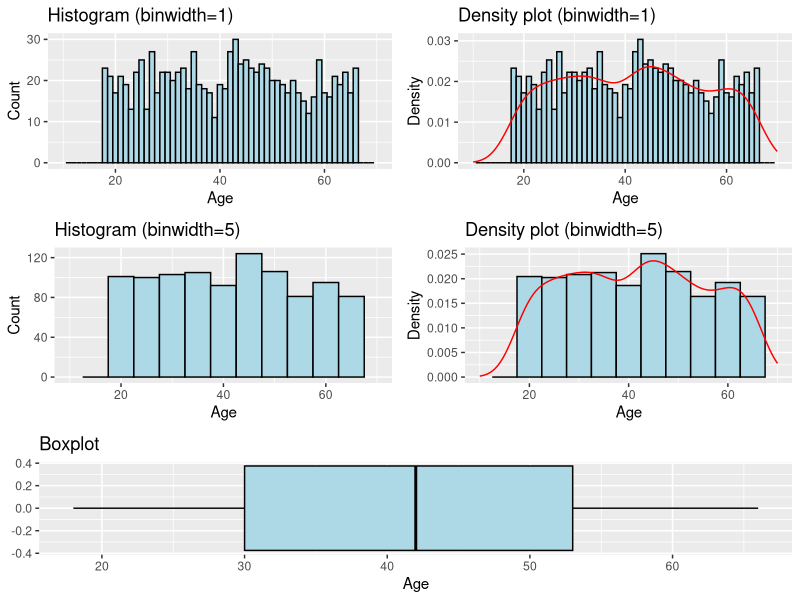
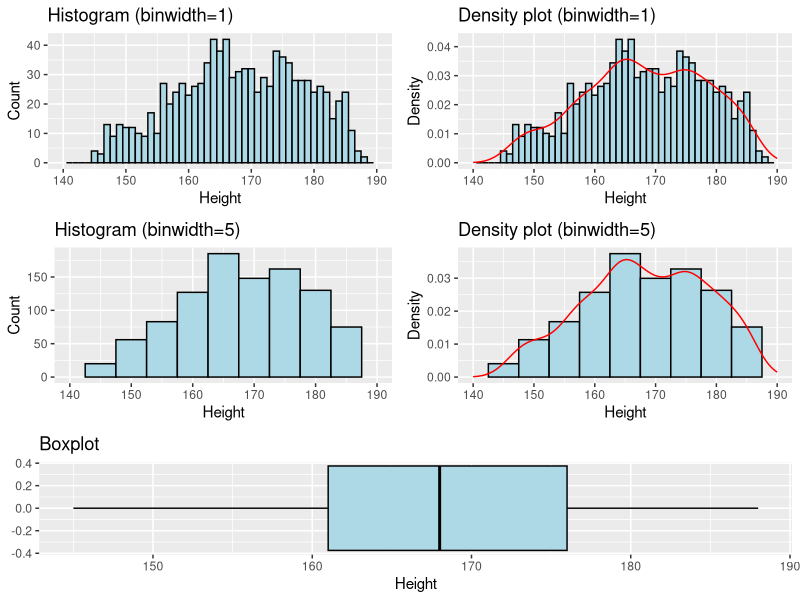
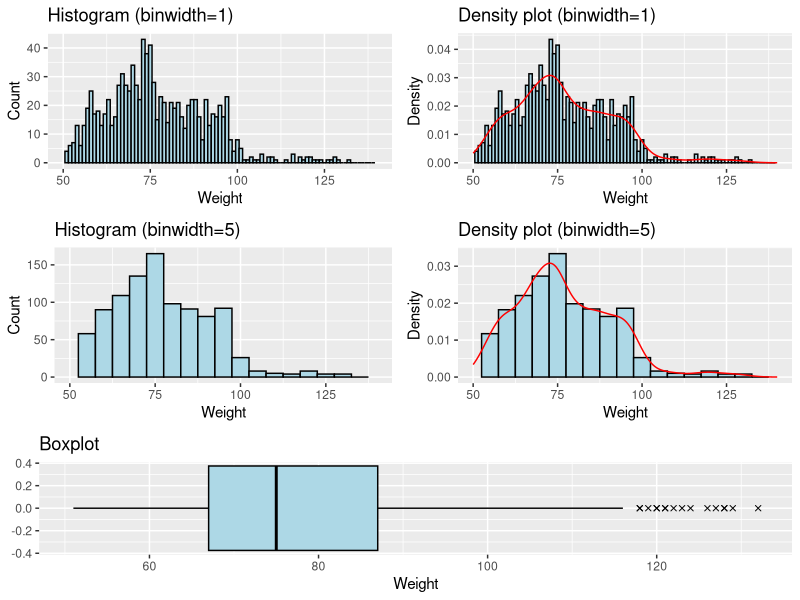
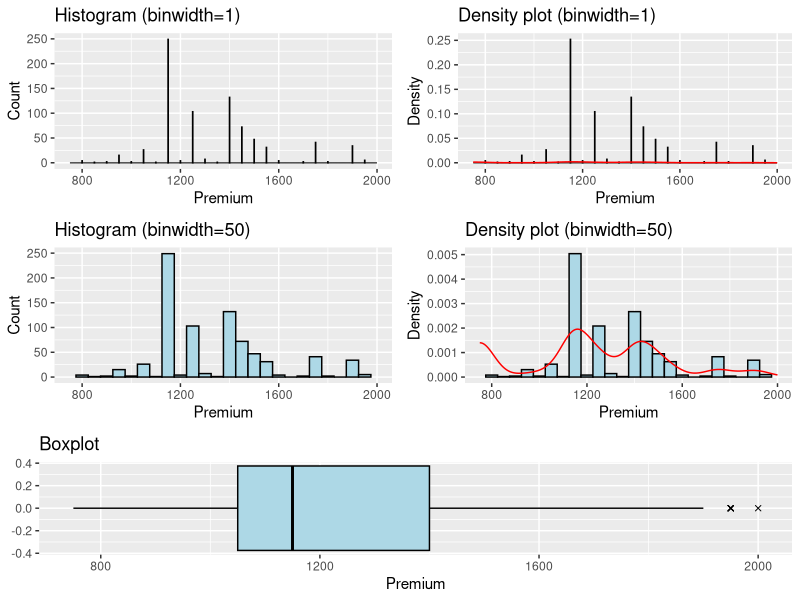
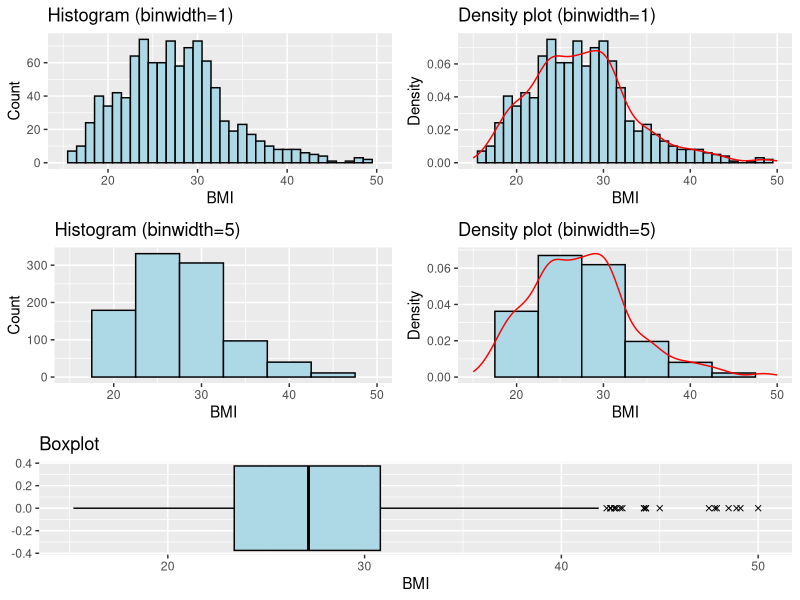
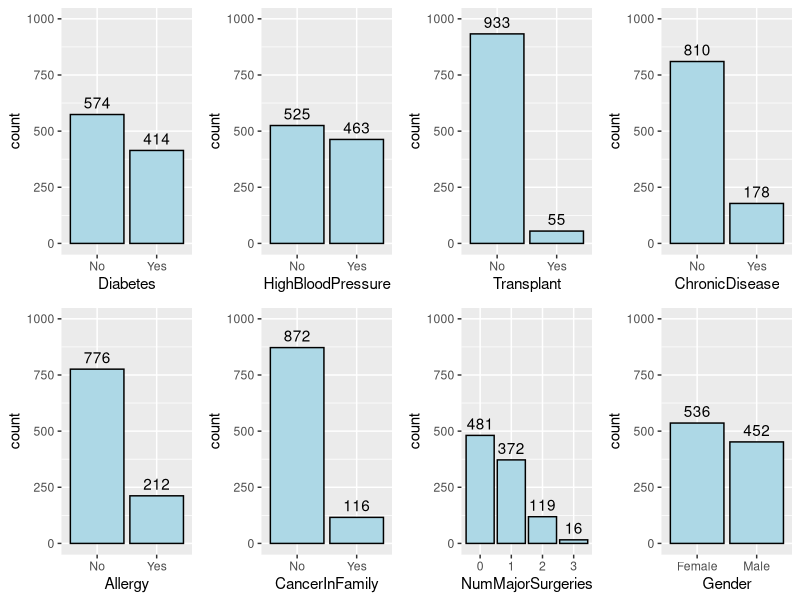
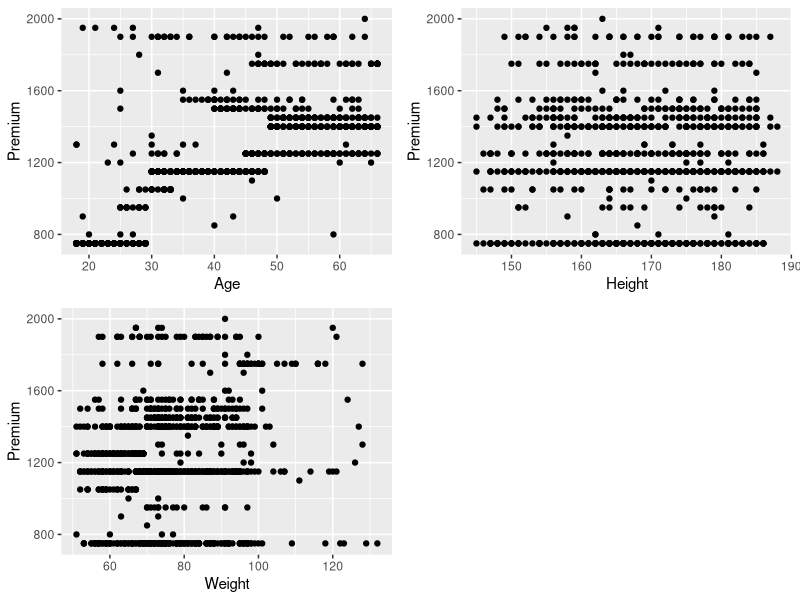
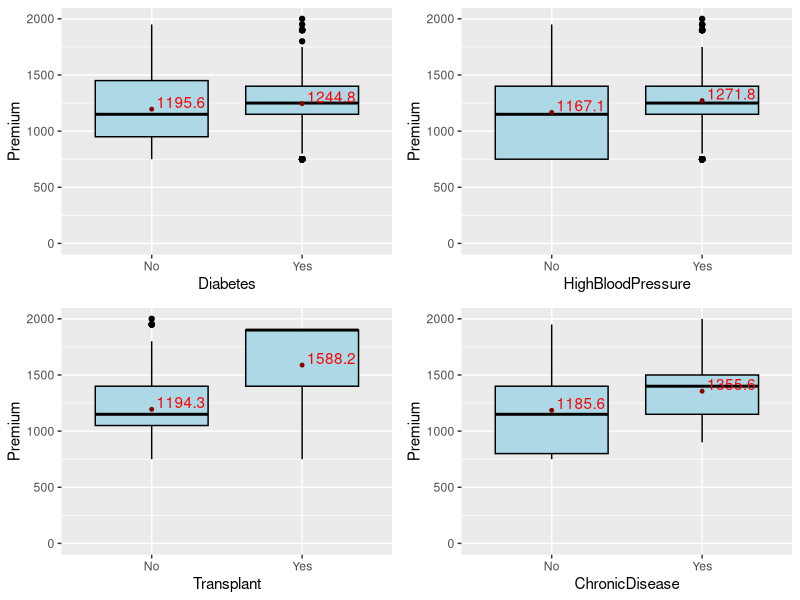

The R source for these figures, in order:
## ---- chunk 1
knitr::opts_chunk$set(echo = TRUE)
library(data.table)
library(tidyverse)
library(ggplot2)
library(cowplot)

# set your working directory here
setwd("C:/Users/user/Documents/Github/re6013_assignment") # chuanxin's wd
## ---- chunk 2
# read in data
premium2.dt <- fread("premium2.csv")


# check data
dim(premium2.dt)
head(premium2.dt)
summary(premium2.dt)
## ---- chunk 3
# create the BMI variable
premium2.dt$BMI <- round(premium2.dt$Weight / ((premium2.dt$Height/100)^2), 1)


# check data
dim(premium2.dt)
head(premium2.dt)
summary(premium2.dt)
## ---- chunk 4
# Age: Age of the client (years) 
#       --> continuous variable, integer variable type, no change needed


# Diabetes: Presence (1) or Absence (0) of the disease.
#       --> unordered factor variable, integer variable type. turn it into a factor
premium2.dt$Diabetes <- factor(premium2.dt$Diabetes, levels = c(0, 1), labels = c("No", "Yes"))
# premium2.dt$Diabetes <- factor(premium2.dt$Diabetes, levels = c(0, 1))


# HighBloodPressure: Presence (1) or Absence (0) of the disease.
#       --> unordered factor variable, integer variable type. turn it into a factor
premium2.dt$HighBloodPressure <- factor(premium2.dt$HighBloodPressure, levels = c(0, 1), labels = c("No", "Yes"))
# premium2.dt$HighBloodPressure <- factor(premium2.dt$HighBloodPressure, levels = c(0, 1))


# Transplant: Organ Transplant Surgery Ever Done (1: Yes, 0: No). 
#       --> unordered factor variable, integer variable type. turn it into a factor
premium2.dt$Transplant <- factor(premium2.dt$Transplant, levels = c(0, 1), labels = c("No", "Yes"))
# premium2.dt$Transplant <- factor(premium2.dt$Transplant, levels = c(0, 1))


# ChronicDisease: Other Chronic Disease besides Diabetes or High Blood Pressure (1: Yes, 0: No). 
#       --> unordered factor variable, integer variable type turn it into a factor
premium2.dt$ChronicDisease <- factor(premium2.dt$ChronicDisease, levels = c(0, 1), labels = c("No", "Yes"))
# premium2.dt$ChronicDisease <- factor(premium2.dt$ChronicDisease, levels = c(0, 1))


# Height: Height (cm). 
#       --> continuous variable, integer variable type, no change needed


# Weight: Weight (kg). 
#       --> continuous variable, integer variable type, no change needed


# Allergy: Known Allergy (1: Yes, 0: No). 
#       --> unordered factor variable, integer variable type. turn it into a factor
premium2.dt$Allergy <- factor(premium2.dt$Allergy, levels = c(0, 1), labels = c("No", "Yes"))
# premium2.dt$Allergy <- factor(premium2.dt$Allergy, levels = c(0, 1))


# CancerInFamily: Does any family member had/have Cancer (1: Yes, 0: No).
#       --> unordered factor variable, integer variable type turn it into a factor
premium2.dt$CancerInFamily <- factor(premium2.dt$CancerInFamily, levels = c(0, 1), labels = c("No", "Yes"))
# premium2.dt$CancerInFamily <- factor(premium2.dt$CancerInFamily, levels = c(0, 1))


# NumMajorSurgeries: Number of Major Surgeries Done, excluding Organ Transplant.
#       --> continuous variable, integer variable type
#       --> however, while NumMajorSurgeries could theoretically take on any continuous integer value, it practically is limited to very few values because a human can only go through that many major surgeries. therefore, an argument can be made for this to be a factor variable
#       --> particularly in this case, where NumMajorSurgeries only takes on integers 0,1,2,3, we should treat it as a factor variable
premium2.dt$NumMajorSurgeries <- factor(premium2.dt$NumMajorSurgeries, levels = c(0, 1, 2, 3), labels = c(0, 1, 2, 3))
# premium2.dt$NumMajorSurgeries <- factor(premium2.dt$NumMajorSurgeries, levels = c(0, 1, 2, 3))


# Gender: (1: Male, 0: Female). 
#       --> unordered factor variable, integer variable type turn it into a factor
premium2.dt$Gender <- factor(premium2.dt$Gender, levels = c(0, 1), labels = c("Female", "Male"))
# premium2.dt$Gender <- factor(premium2.dt$Gender, levels = c(0, 1))


# Premium: Annual Premium Payable by client (Singapore Dollars)
#       --> continuous variable, integer variable type, no change needed


# BMI: continuous variable created in Question 1. It is a ratio
#       --> continuous variable, double variable type, no change needed 


# check data
dim(premium2.dt)
head(premium2.dt)
summary(premium2.dt)
## ---- chunk 5
# check for missing data, such as NA etc
any(is.na(premium2.dt)) 
#       --> there are no missing data, all good!

min(premium2.dt$Age)
max(premium2.dt$Age)
# check Age: min=18, max=66
#       --> acceptable range

min(premium2.dt$Height)
max(premium2.dt$Height)
# check Height: min=145, max=188
#       --> acceptable range

min(premium2.dt$Weight)
max(premium2.dt$Weight)
# check Weight: Weight=51, max=132
#       --> take a look at those with very high weights, just to be sure
checkWeight.dt <- premium2.dt %>%
  filter(Weight >= 100)
checkWeight.dt
# turns out, there are 47 entries of people with Weight >= 100kg. This suggests that the maximum weight of 132kg is not an anomaly/outlier, and does not need to be removed
#       --> acceptable range... if you can say 132kg is acceptable

min(premium2.dt$Premium)
max(premium2.dt$Premium)
# check Premium: min=750, max=2000
#       --> acceptable range

min(premium2.dt$BMI)
max(premium2.dt$BMI)
# check BMI: min=15.2, max=50
#       --> acceptable range, since we find the original range of values of Height and Weight to be acceptable 


# check data
dim(premium2.dt)
head(premium2.dt)
summary(premium2.dt)
## ---- chunk 6
plot1 <- ggplot(data=premium2.dt, aes(Age)) + 
  geom_histogram(binwidth = 1, col="black", fill="lightblue") + 
  labs(title="Histogram (binwidth=1)", x="Age", y="Count") +
  scale_x_continuous(limits=c(10,70)) 

plot2 <- ggplot(data=premium2.dt, aes(Age)) + 
  geom_histogram(binwidth = 1, col="black", fill="lightblue", aes(y=..density..)) + 
  geom_density(colour="red") + 
  labs(title="Density plot (binwidth=1)", x="Age", y="Density") +
  scale_x_continuous(limits=c(10,70)) 

plot3 <- ggplot(data=premium2.dt, aes(Age)) + 
  geom_histogram(binwidth = 5, col="black", fill="lightblue") + 
  labs(title="Histogram (binwidth=5)", x="Age", y="Count") +
  scale_x_continuous(limits=c(10,70)) 

plot4 <- ggplot(data=premium2.dt, aes(Age)) + 
  geom_histogram(binwidth = 5, col="black", fill="lightblue", aes(y=..density..)) + 
  geom_density(colour="red") + 
  labs(title="Density plot (binwidth=5)", x="Age", y="Density") +
  scale_x_continuous(limits=c(10,70)) 

plot5 <- ggplot(data=premium2.dt, aes(Age)) + 
  geom_boxplot(col="black", fill="lightblue", outlier.shape=4) + 
    labs(title="Boxplot", x="Age")

plot1_4 <- plot_grid(plot1, plot2, plot3, plot4, ncol=2)
plot_grid(plot1_4, plot5, ncol=1, rel_heights = c(5,2))
## ---- chunk 7
plot1 <- ggplot(data=premium2.dt, aes(Height)) + 
  geom_histogram(binwidth = 1, col="black", fill="lightblue") + 
  labs(title="Histogram (binwidth=1)", x="Height", y="Count") +
  scale_x_continuous(limits=c(140,190)) 

plot2 <- ggplot(data=premium2.dt, aes(Height)) + 
  geom_histogram(binwidth = 1, col="black", fill="lightblue", aes(y=..density..)) + 
  geom_density(colour="red") + 
  labs(title="Density plot (binwidth=1)", x="Height", y="Density") +
  scale_x_continuous(limits=c(140,190)) 

plot3 <- ggplot(data=premium2.dt, aes(Height)) + 
  geom_histogram(binwidth = 5, col="black", fill="lightblue") + 
  labs(title="Histogram (binwidth=5)", x="Height", y="Count") +
  scale_x_continuous(limits=c(140,190)) 

plot4 <- ggplot(data=premium2.dt, aes(Height)) + 
  geom_histogram(binwidth = 5, col="black", fill="lightblue", aes(y=..density..)) + 
  geom_density(colour="red") + 
  labs(title="Density plot (binwidth=5)", x="Height", y="Density") +
  scale_x_continuous(limits=c(140,190)) 

plot5 <- ggplot(data=premium2.dt, aes(Height)) + 
  geom_boxplot(col="black", fill="lightblue", outlier.shape=4) + 
    labs(title="Boxplot", x="Height")

plot1_4 <- plot_grid(plot1, plot2, plot3, plot4, ncol=2)
plot_grid(plot1_4, plot5, ncol=1, rel_heights = c(5,2))
## ---- chunk 8
plot1 <- ggplot(data=premium2.dt, aes(Weight)) + 
  geom_histogram(binwidth = 1, col="black", fill="lightblue") + 
  labs(title="Histogram (binwidth=1)", x="Weight", y="Count") +
  scale_x_continuous(limits=c(50,140)) 

plot2 <- ggplot(data=premium2.dt, aes(Weight)) + 
  geom_histogram(binwidth = 1, col="black", fill="lightblue", aes(y=..density..)) + 
  geom_density(colour="red") + 
  labs(title="Density plot (binwidth=1)", x="Weight", y="Density") +
  scale_x_continuous(limits=c(50,140)) 

plot3 <- ggplot(data=premium2.dt, aes(Weight)) + 
  geom_histogram(binwidth = 5, col="black", fill="lightblue") + 
  labs(title="Histogram (binwidth=5)", x="Weight", y="Count") +
  scale_x_continuous(limits=c(50,140)) 

plot4 <- ggplot(data=premium2.dt, aes(Weight)) + 
  geom_histogram(binwidth = 5, col="black", fill="lightblue", aes(y=..density..)) + 
  geom_density(colour="red") + 
  labs(title="Density plot (binwidth=5)", x="Weight", y="Density") +
  scale_x_continuous(limits=c(50,140)) 

plot5 <- ggplot(data=premium2.dt, aes(Weight)) + 
  geom_boxplot(col="black", fill="lightblue", outlier.shape=4) + 
    labs(title="Boxplot", x="Weight")

plot1_4 <- plot_grid(plot1, plot2, plot3, plot4, ncol=2)
plot_grid(plot1_4, plot5, ncol=1, rel_heights = c(5,2))
## ---- chunk 9
plot1 <- ggplot(data=premium2.dt, aes(Premium)) + 
  geom_histogram(binwidth = 1, col="black", fill="lightblue") + 
  labs(title="Histogram (binwidth=1)", x="Premium", y="Count") +
  scale_x_continuous(limits=c(750,2000)) 

plot2 <- ggplot(data=premium2.dt, aes(Premium)) + 
  geom_histogram(binwidth = 1, col="black", fill="lightblue", aes(y=..density..)) + 
  geom_density(colour="red") + 
  labs(title="Density plot (binwidth=1)", x="Premium", y="Density") +
  scale_x_continuous(limits=c(750,2000)) 

plot3 <- ggplot(data=premium2.dt, aes(Premium)) + 
  geom_histogram(binwidth = 50, col="black", fill="lightblue") + 
  labs(title="Histogram (binwidth=50)", x="Premium", y="Count") +
  scale_x_continuous(limits=c(750,2000)) 

plot4 <- ggplot(data=premium2.dt, aes(Premium)) + 
  geom_histogram(binwidth = 50, col="black", fill="lightblue", aes(y=..density..)) + 
  geom_density(colour="red") + 
  labs(title="Density plot (binwidth=50)", x="Premium", y="Density") +
  scale_x_continuous(limits=c(750,2000)) 

plot5 <- ggplot(data=premium2.dt, aes(Premium)) + 
  geom_boxplot(col="black", fill="lightblue", outlier.shape=4) + 
    labs(title="Boxplot", x="Premium")

plot1_4 <- plot_grid(plot1, plot2, plot3, plot4, ncol=2)
plot_grid(plot1_4, plot5, ncol=1, rel_heights = c(5,2))

## ---- chunk 10
plot1 <- ggplot(data=premium2.dt, aes(BMI)) + 
  geom_histogram(binwidth = 1, col="black", fill="lightblue") + 
  labs(title="Histogram (binwidth=1)", x="BMI", y="Count") +
  scale_x_continuous(limits=c(15,50)) 

plot2 <- ggplot(data=premium2.dt, aes(BMI)) + 
  geom_histogram(binwidth = 1, col="black", fill="lightblue", aes(y=..density..)) + 
  geom_density(colour="red") + 
  labs(title="Density plot (binwidth=1)", x="BMI", y="Density") +
  scale_x_continuous(limits=c(15,50)) 

plot3 <- ggplot(data=premium2.dt, aes(BMI)) + 
  geom_histogram(binwidth = 5, col="black", fill="lightblue") + 
  labs(title="Histogram (binwidth=5)", x="BMI", y="Count") +
  scale_x_continuous(limits=c(15,50)) 

plot4 <- ggplot(data=premium2.dt, aes(BMI)) + 
  geom_histogram(binwidth = 5, col="black", fill="lightblue", aes(y=..density..)) + 
  geom_density(colour="red") + 
  labs(title="Density plot (binwidth=5)", x="BMI", y="Density") +
  scale_x_continuous(limits=c(15,50)) 

plot5 <- ggplot(data=premium2.dt, aes(BMI)) + 
  geom_boxplot(col="black", fill="lightblue", outlier.shape=4) + 
  labs(title="Boxplot", x="BMI")

plot1_4 <- plot_grid(plot1, plot2, plot3, plot4, ncol=2)
plot_grid(plot1_4, plot5, ncol=1, rel_heights = c(5,2))
## ---- chunk 11
plot1 <- ggplot(data=premium2.dt, aes(Diabetes)) + 
  geom_bar(col="black", fill="lightblue") + 
  geom_text(stat='Count', aes(label=..count..), vjust=-0.5) + 
  scale_y_continuous(limits=c(0,1000)) 

plot2 <- ggplot(data=premium2.dt, aes(HighBloodPressure)) + 
  geom_bar(col="black", fill="lightblue") + 
  geom_text(stat='Count', aes(label=..count..), vjust=-0.5) + 
  scale_y_continuous(limits=c(0,1000)) 

plot3 <- ggplot(data=premium2.dt, aes(Transplant)) + 
  geom_bar(col="black", fill="lightblue") + 
  geom_text(stat='Count', aes(label=..count..), vjust=-0.5) + 
  scale_y_continuous(limits=c(0,1000)) 

plot4 <- ggplot(data=premium2.dt, aes(ChronicDisease)) + 
  geom_bar(col="black", fill="lightblue") + 
  geom_text(stat='Count', aes(label=..count..), vjust=-0.5) + 
  scale_y_continuous(limits=c(0,1000)) 

plot5 <- ggplot(data=premium2.dt, aes(Allergy)) + 
  geom_bar(col="black", fill="lightblue") + 
  geom_text(stat='Count', aes(label=..count..), vjust=-0.5) + 
  scale_y_continuous(limits=c(0,1000)) 

plot6 <- ggplot(data=premium2.dt, aes(CancerInFamily)) + 
  geom_bar(col="black", fill="lightblue") + 
  geom_text(stat='Count', aes(label=..count..), vjust=-0.5) + 
  scale_y_continuous(limits=c(0,1000)) 

plot7 <- ggplot(data=premium2.dt, aes(NumMajorSurgeries)) + 
  geom_bar(col="black", fill="lightblue") + 
  geom_text(stat='Count', aes(label=..count..), vjust=-0.5) + 
  scale_y_continuous(limits=c(0,1000)) 

plot8 <- ggplot(data=premium2.dt, aes(Gender)) + 
  geom_bar(col="black", fill="lightblue") + 
  geom_text(stat='Count', aes(label=..count..), vjust=-0.5) + 
  scale_y_continuous(limits=c(0,1000)) 
  
plot_grid(plot1, plot2, plot3, plot4, plot5, plot6, plot7, plot8, ncol=4)
## ---- chunk 12
plot1 <- ggplot(data=premium2.dt, aes(Age, Premium)) + 
  geom_point(colour="black") 

plot2 <- ggplot(data=premium2.dt, aes(Height, Premium)) + 
  geom_point(colour="black") 

plot3 <- ggplot(data=premium2.dt, aes(Weight, Premium)) + 
  geom_point(colour="black") 

plot_grid(plot1, plot2, plot3, ncol=2)



plot4 <- ggplot(data=premium2.dt, aes(Diabetes, Premium)) + 
  geom_boxplot(colour="black", fill="lightblue") + 
  stat_summary(fun.y=mean, colour="darkred", geom="point", size=1, show_guide = FALSE) +
  stat_summary(fun.y=mean, colour="red", geom="text", show_guide = FALSE, vjust=-0.1, hjust=-0.1, 
               aes( label=round(..y.., digits=1))) + 
  scale_y_continuous(limits=c(0,2000)) 

plot5 <- ggplot(data=premium2.dt, aes(HighBloodPressure, Premium)) + 
  geom_boxplot(colour="black", fill="lightblue") + 
  stat_summary(fun.y=mean, colour="darkred", geom="point", size=1, show_guide = FALSE) +
  stat_summary(fun.y=mean, colour="red", geom="text", show_guide = FALSE, vjust=-0.1, hjust=-0.1, 
               aes( label=round(..y.., digits=1))) + 
  scale_y_continuous(limits=c(0,2000)) 

plot6 <- ggplot(data=premium2.dt, aes(Transplant, Premium)) + 
  geom_boxplot(colour="black", fill="lightblue") + 
  stat_summary(fun.y=mean, colour="darkred", geom="point", size=1, show_guide = FALSE) +
  stat_summary(fun.y=mean, colour="red", geom="text", show_guide = FALSE, vjust=-0.1, hjust=-0.1, 
               aes( label=round(..y.., digits=1))) + 
  scale_y_continuous(limits=c(0,2000)) 

plot7 <- ggplot(data=premium2.dt, aes(ChronicDisease, Premium)) + 
  geom_boxplot(colour="black", fill="lightblue") + 
  stat_summary(fun.y=mean, colour="darkred", geom="point", size=1, show_guide = FALSE) +
  stat_summary(fun.y=mean, colour="red", geom="text", show_guide = FALSE, vjust=-0.1, hjust=-0.1, 
               aes( label=round(..y.., digits=1))) + 
  scale_y_continuous(limits=c(0,2000)) 

plot8 <- ggplot(data=premium2.dt, aes(Allergy, Premium)) + 
  geom_boxplot(colour="black", fill="lightblue") + 
  stat_summary(fun.y=mean, colour="darkred", geom="point", size=1, show_guide = FALSE) +
  stat_summary(fun.y=mean, colour="red", geom="text", show_guide = FALSE, vjust=-0.1, hjust=-0.1, 
               aes( label=round(..y.., digits=1))) + 
  scale_y_continuous(limits=c(0,2000)) 

plot9 <- ggplot(data=premium2.dt, aes(CancerInFamily, Premium)) + 
  geom_boxplot(colour="black", fill="lightblue") + 
  stat_summary(fun.y=mean, colour="darkred", geom="point", size=1, show_guide = FALSE) +
  stat_summary(fun.y=mean, colour="red", geom="text", show_guide = FALSE, vjust=-0.1, hjust=-0.1, 
               aes( label=round(..y.., digits=1))) + 
  scale_y_continuous(limits=c(0,2000)) 

plot10 <- ggplot(data=premium2.dt, aes(NumMajorSurgeries, Premium)) + 
  geom_boxplot(colour="black", fill="lightblue") + 
  stat_summary(fun.y=mean, colour="darkred", geom="point", size=1, show_guide = FALSE) +
  stat_summary(fun.y=mean, colour="red", geom="text", show_guide = FALSE, vjust=-0.1, hjust=-0.1, 
               aes( label=round(..y.., digits=1))) + 
  scale_y_continuous(limits=c(0,2000)) 

plot11 <- ggplot(data=premium2.dt, aes(Gender, Premium)) + 
  geom_boxplot(colour="black", fill="lightblue") + 
  stat_summary(fun.y=mean, colour="darkred", geom="point", size=1, show_guide = FALSE) +
  stat_summary(fun.y=mean, colour="red", geom="text", show_guide = FALSE, vjust=-0.1, hjust=-0.1, 
               aes( label=round(..y.., digits=1))) + 
  scale_y_continuous(limits=c(0,2000)) 

plot_grid(plot4, plot5, plot6, plot7, ncol=2)
plot_grid(plot8, plot9, plot10, plot11, ncol=2)

